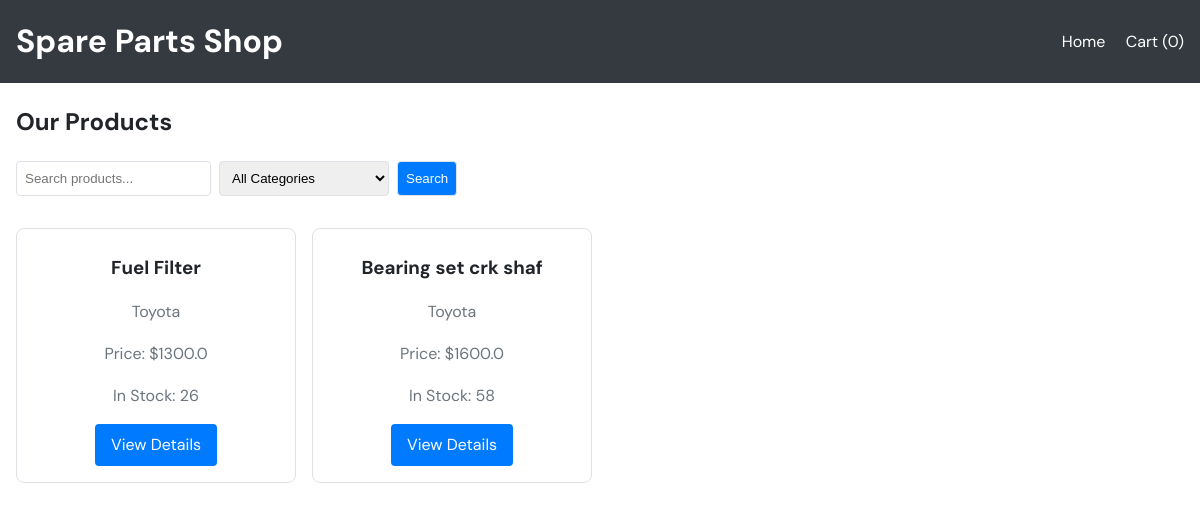
/store/, run on the app's committed database.
### inventory/models.py (models this page shows, shortened)
class Product(models.Model):
    sku = models.CharField(max_length=50, unique=True, blank=True, help_text="Stock keeping unit")
    part_number = models.CharField(max_length=50, blank=True, help_text="OEM number")
    name = models.CharField(max_length=100)
    brand = models.CharField(max_length=50, blank=True)
    category = models.ForeignKey(Category, on_delete=models.SET_NULL, null=True, blank=True)
    quantity = models.PositiveIntegerField(default=0)
    reorder_level = models.PositiveIntegerField(default=0, help_text="Quantity at which to reorder")
    cost_price = models.FloatField(default=0)
    selling_price = models.FloatField()
    wholesale_price = models.FloatField(default=0)
    location = models.CharField(max_length=150, blank=True, help_text="Physical storage location (shelf, bin)")
    purpose = models.CharField(max_length=150, blank=True, help_text="Part purpose e.g. DIFFERENTIAL PINION")
    vehicle_application = models.TextField(blank=True, help_text="Car/vehicle types this part fits")
    compatibilities = models.ManyToManyField(
        "CarModel",
        blank=True,
        related_name="compatible_products",
        help_text="Vehicle models this part fits"
    )
    LOW_STOCK_THRESHOLD = 5

### store/views.py (the view)
# urls.py: path("", views.product_list, name="product_list"),
def product_list(request):
    products = Product.objects.filter(quantity__gt=0).select_related('category')
    categories = Category.objects.all()
    q = request.GET.get('q', '')
    category_id = request.GET.get('category')
    if q:
        products = products.filter(name__icontains=q)
    if category_id:
        products = products.filter(category_id=category_id)
    cart_count = sum(request.session.get('store_cart', {}).values())
    return render(request, 'store/product_list.html', {
        'products': products,
        'categories': categories,
        'q': q,
        'selected_category': category_id,
        'cart_count': cart_count,
    })

### store/templates/store/product_list.html (shortened to what this page needs)
<!DOCTYPE html>
<html lang="en">
<head>
</head>
<body>
    <header>
        <div class="container">
            <h1>Spare Parts Shop</h1>
            <nav>
                <a href="{% url 'store_home' %}">Home</a>
                <a href="{% url 'cart' %}">Cart ({{ cart_count }})</a>
            </nav>
        </div>
    </header>
    <main class="container">
        <h2>Our Products</h2>
        <form class="search-form" method="get">
            <input type="text" name="q" placeholder="Search products..." value="{{ q }}">
            <select name="category">
                <option value="">All Categories</option>
            </select>
            <button type="submit" class="btn">Search</button>
        </form>
        <div class="products">
            {% for product in products %}
            <div class="product-card">
                <h3>{{ product.name }}</h3>
                <p>{{ product.brand }}</p>
                <p>Price: ${{ product.selling_price }}</p>
                <p>In Stock: {{ product.quantity }}</p>
                <a href="{% url 'product_detail' product.pk %}" class="btn">View Details</a>
            </div>
            {% endfor %}
        </div>
    </main>
</body>
</html>

### store/templates/store/product_list.html (style rules this page uses)
:root { --primary: #007bff; --secondary: #6c757d; --success: #28a745; --danger: #dc3545; --warning: #ffc107; --info: #17a2b8; --light: #f8f9fa; --dark: #343a40; --bg: #ffffff; --text: #212529; --text-muted: #6c757d; --border: #dee2e6; --shadow: 0 2px 4px rgba(0,0,0,0.1); }
* { box-sizing: border-box; }
body { font-family: 'DM Sans', sans-serif; margin: 0; padding: 0; background: var(--bg); color: var(--text); line-height: 1.6; }
.container { max-width: 1200px; margin: 0 auto; padding: 0 1rem; }
header { background: var(--dark); color: white; padding: 1rem 0; }
header .container { display: flex; justify-content: space-between; align-items: center; }
h1 { margin: 0; }
nav a { color: white; text-decoration: none; margin-left: 1rem; }
.search-form { display: flex; gap: 0.5rem; }
.search-form input, .search-form select, .search-form button { padding: 0.5rem; border: 1px solid var(--border); border-radius: 4px; }
.products { display: grid; grid-template-columns: repeat(auto-fill, minmax(250px, 1fr)); gap: 1rem; margin: 2rem 0; }
.product-card { border: 1px solid var(--border); border-radius: 8px; padding: 1rem; text-align: center; transition: box-shadow 0.2s; }
.product-card h3 { margin: 0.5rem 0; }
.product-card p { color: var(--text-muted); }
.btn { display: inline-block; padding: 0.5rem 1rem; background: var(--primary); color: white; text-decoration: none; border-radius: 4px; border: none; cursor: pointer; }

### data on the page
Product: name "Fuel Filter", brand "Toyota", selling_price "1300.0", quantity "26"
Product: name "Bearing set crk shaf", brand "Toyota", selling_price "1600.0", quantity "58"

### other printed values
{{ cart_count }} "0"
